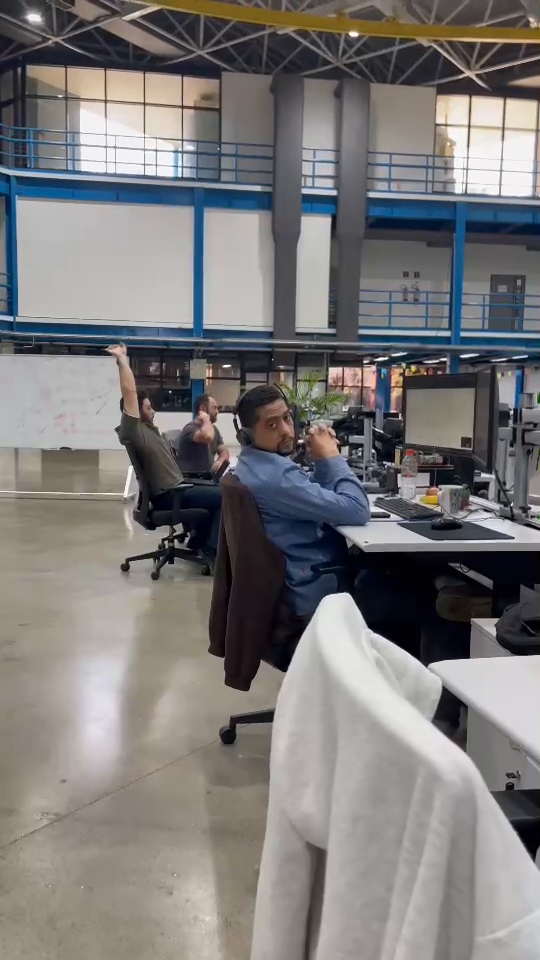
#> input picture frame 11 of datasets/videos/teste 2.mp4, 540 x 960 px
$ python 'teset video.py'
#> lines starting #> are read from the running program, lines starting #| are printed output that depends on the picture; after the words box and inside, x2 and y2 are one past the last pixel; in counts of white or black regions, pixels touching at a corner belong together
import cv2 as cv


capture = cv.VideoCapture('Videos/teste 2.mp4')

while True:
    isTrue, frame = capture.read()
#> frame is the input picture: shape (960, 540, 3); mean B, G, R 120.8, 121.1, 123.1

    #cv.imshow('Video', frame)

    # A castaca não considera cor - pode até atrapalhar
    gray = cv.cvtColor(frame, cv.COLOR_BGR2GRAY)
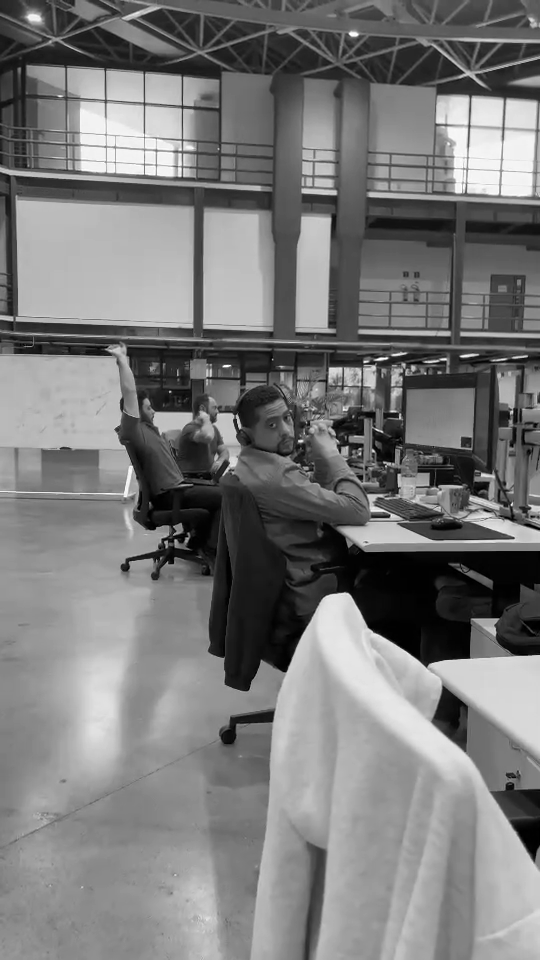
#> gray: shape (960, 540); min 0, max 255, mean 121.6
    cv.imshow('Gray', gray)

    # Colocar o xml na variavel
    haar_cascade = cv.CascadeClassifier('haar_face.xml')

    # Detecta o rosto utilizando o xml - variais de escala
    # vizinhos (pode ser usado para diminuir o ruido - amenizar e erro de decteção)
    faces_rect = haar_cascade.detectMultiScale(gray, scaleFactor=1.1, minNeighbors=3)
#> faces_rect = [[265, 362, 33, 33], [324, 427, 50, 50], [138, 70, 108, 108]]

    #print(f'Numeros de rotos encontrados = {len(faces_rect)}')

    # um loop que colocar um retangulo em cada rosto que foi dectado
    for (x,y,w,h) in faces_rect:
        cv.rectangle(frame, (x,y), (x+w,y+h), (0,255,0), thickness=2)
#> this loop made 3 passes
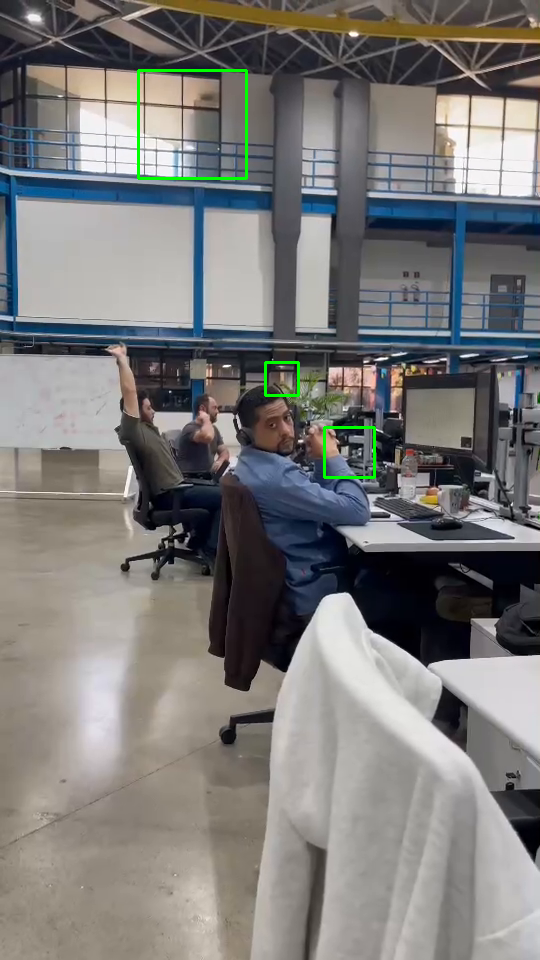
#> frame: shape (960, 540, 3); 0.44% of pixels changed, all inside (x1, y1, x2, y2) = (137, 69, 376, 479)

    cv.imshow('Detected face', frame)

    if cv.waitKey(20) & 0xFF==ord('d'):
#> (key Esc is pressed here)
        break

capture.release()
cv.destroyAllWindows()

$ run again, starting later in the video
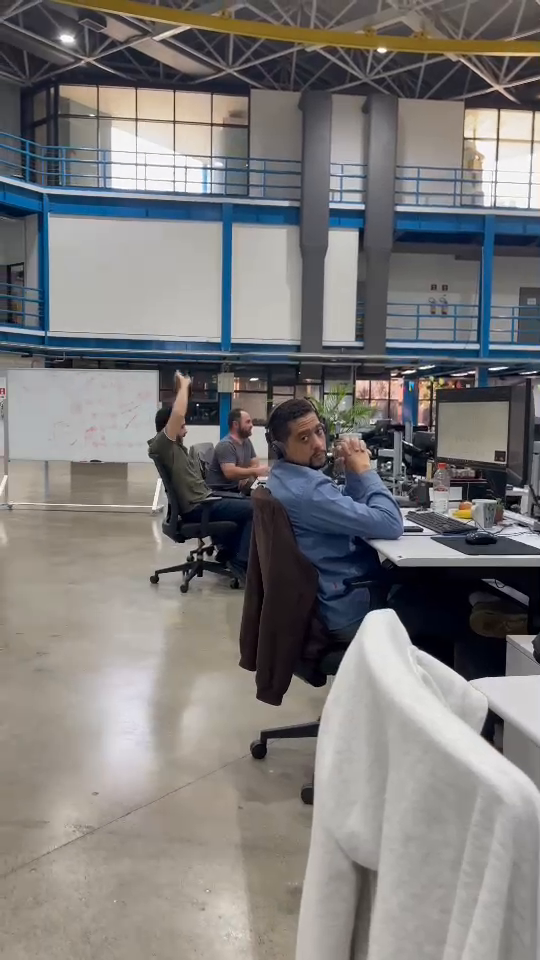
#> input picture frame 53 of datasets/videos/teste 2.mp4, 540 x 960 px
#> frame is the input picture: shape (960, 540, 3); mean B, G, R 121.7, 122.3, 124.4
#> `gray = cv.cvtColor(frame, cv.COLOR_BGR2GRAY)`:
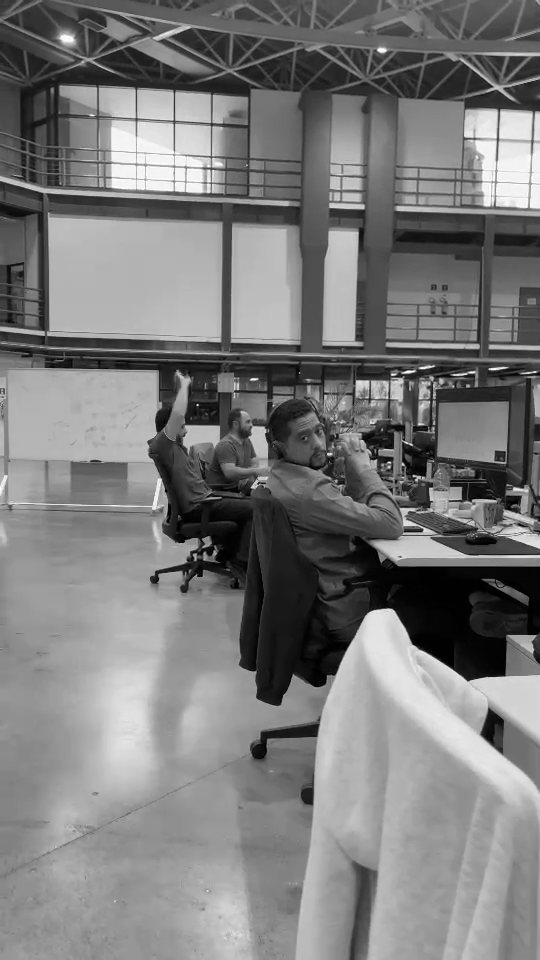
#> gray: shape (960, 540); min 0, max 255, mean 122.8
#> faces_rect = [[199, 898, 56, 56], [223, 634, 141, 141]]
#> the loop `for (x,y,w,h) in faces_rect:` made 2 passes
#> after the loop `for (x,y,w,h) in faces_rect:`:
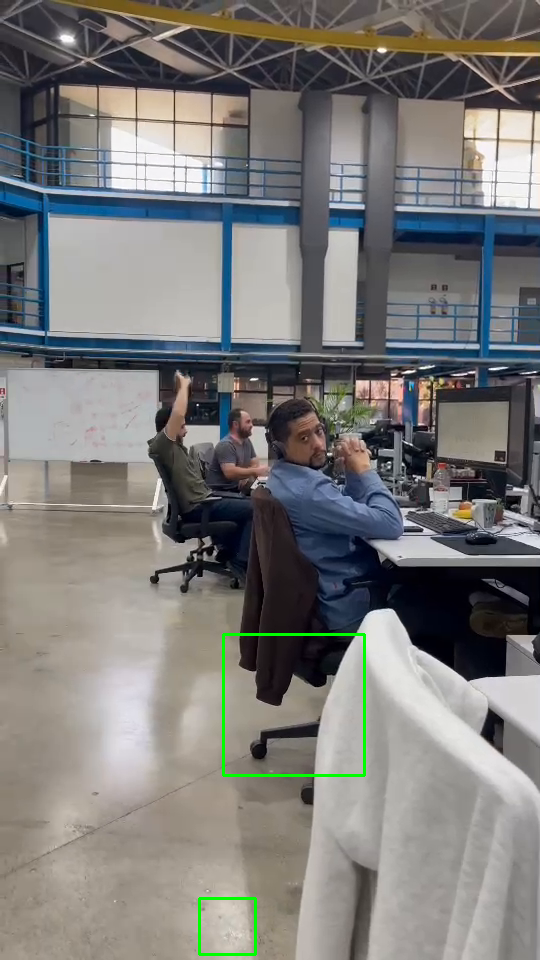
#> frame: shape (960, 540, 3); 0.45% of pixels changed, all inside (x1, y1, x2, y2) = (198, 633, 366, 956)

$ run again, starting later in the video
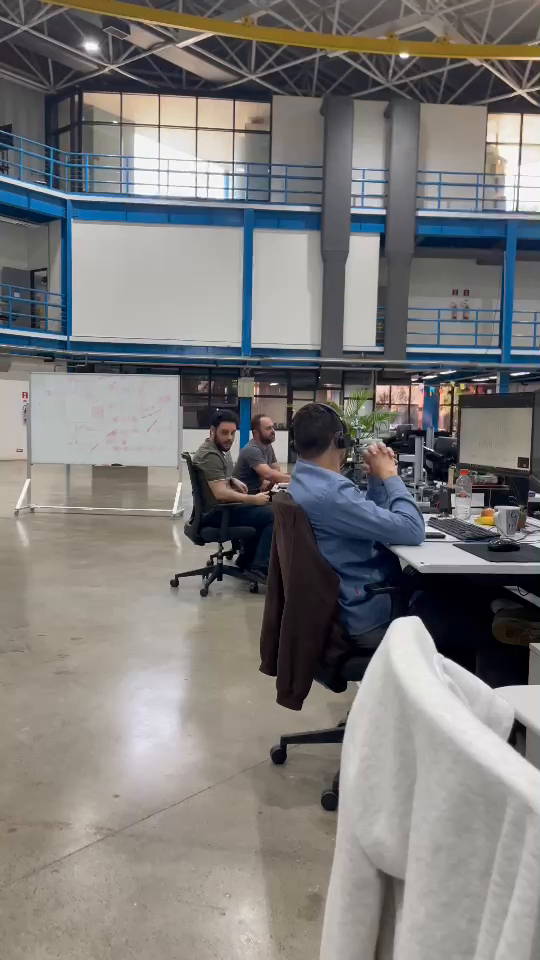
#> input picture frame 95 of datasets/videos/teste 2.mp4, 540 x 960 px
#> frame is the input picture: shape (960, 540, 3); mean B, G, R 121.5, 122.7, 124.5
#> `gray = cv.cvtColor(frame, cv.COLOR_BGR2GRAY)`:
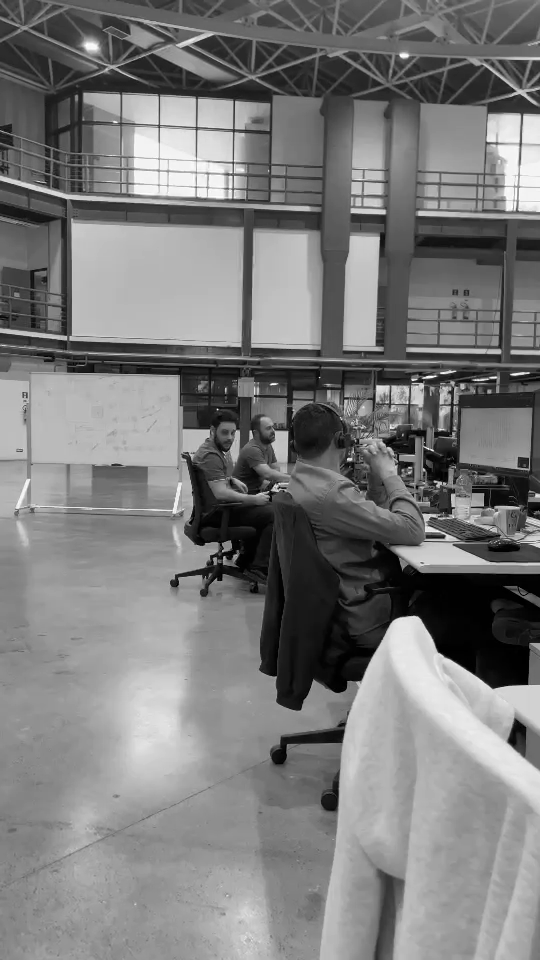
#> gray: shape (960, 540); min 0, max 255, mean 123.1
#> faces_rect = [[215, 422, 27, 27], [225, 905, 52, 52], [237, 625, 154, 154]]
#> the loop `for (x,y,w,h) in faces_rect:` made 3 passes
#> after the loop `for (x,y,w,h) in faces_rect:`:
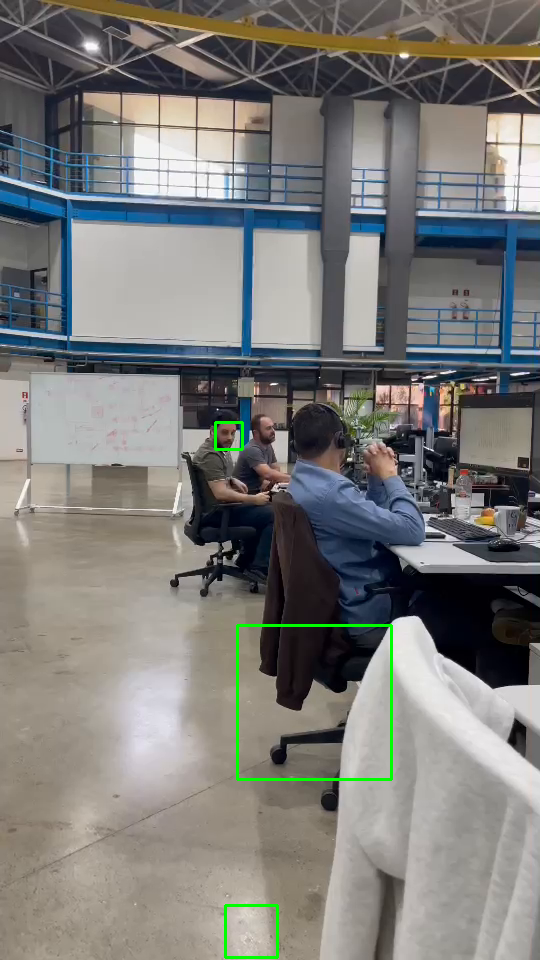
#> frame: shape (960, 540, 3); 0.54% of pixels changed, all inside (x1, y1, x2, y2) = (214, 421, 393, 959)
